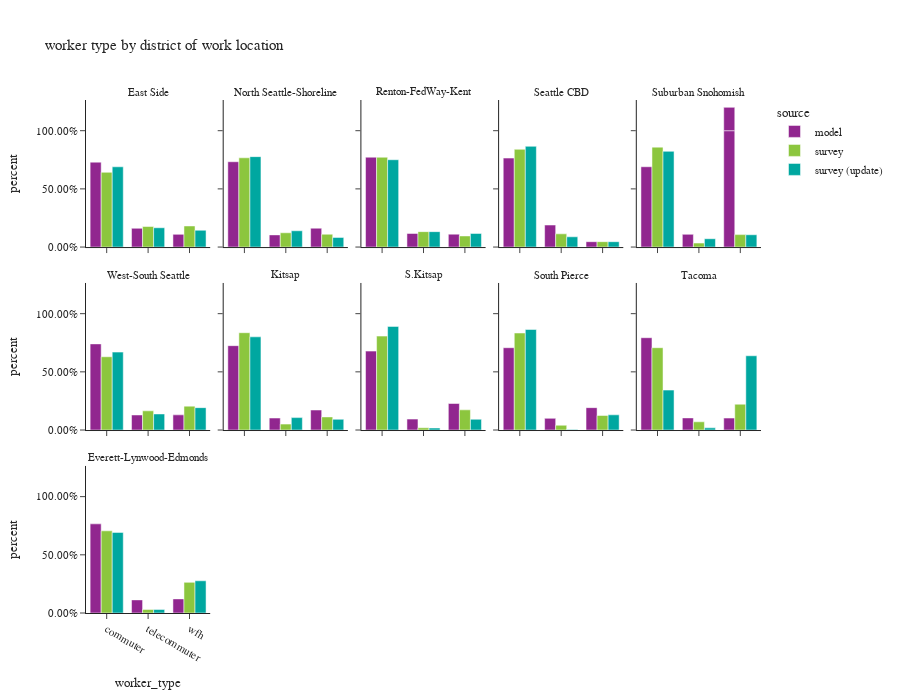

The cell this chart's notebook holds for it:
### Code cell
df_worker_count = workers.groupby(['source','CountyName_work','district_name_work','worker_type'])['pdexpfac']. \
    sum().reset_index()
df_worker_count['percent'] = df_worker_count.groupby(['source','CountyName_work','district_name_work'], group_keys=False)['pdexpfac']. \
    apply(lambda x: x / float(x.sum()))

df_worker_count_ct = workers.groupby(['source','CountyName_work','district_name_work','worker_type'])['pdexpfac'].count().reset_index(). \
    rename(columns={'pdexpfac':'sample count'})
df_worker_count = df_worker_count.merge(df_worker_count_ct, on=['source','CountyName_work','district_name_work','worker_type']). \
    rename(columns={'pdexpfac':'total count'})

fig = px.bar(df_worker_count.sort_values(by=['source','CountyName_work','district_name_work']), x='worker_type', y="percent",
             facet_col="district_name_work",facet_col_wrap=5,color="source",
             barmode="group",hover_data=['sample count','total count'],
             title="worker type by district of work location")
fig.for_each_annotation(lambda a: a.update(text = a.text.split("=")[-1]))
fig.update_layout(height=700, width=900, font=dict(size=11))
fig.for_each_yaxis(lambda a: a.update(tickformat = ".2%"))
fig.update_xaxes(categoryorder='array', categoryarray= ['commuter','telecommuter','wfh'])
fig.show()

### Figure 1 — Plotly figure (JSON) as saved in the notebook; plotly's stock layout.template omitted (floating-point values rounded to 4 significant figures)
{"data": [{"alignmentgroup": "True", "customdata": [[304300.0, 304300.0], [67230.0, 67230.0], [45510.0, 45510.0]], "hovertemplate": "source=model<br>district_name_work=East Side<br>worker_type=%{x}<br>percent=%{y}<br>sample count=%{customdata[0]}<br>total count=%{customdata[1]}<extra></extra>", "legendgroup": "model", "marker": {"color": "#91268F", "pattern": {"shape": ""}}, "name": "model", "offsetgroup": "model", "orientation": "v", "showlegend": true, "textposition": "auto", "type": "bar", "x": ["commuter", "telecommuter", "wfh"], "xaxis": "x11", "y": [0.7297, 0.1612, 0.1091], "yaxis": "y11"}, {"alignmentgroup": "True", "customdata": [[115200.0, 115200.0], [16430.0, 16430.0], [25480.0, 25480.0]], "hovertemplate": "source=model<br>district_name_work=North Seattle-Shoreline<br>worker_type=%{x}<br>percent=%{y}<br>sample count=%{customdata[0]}<br>total count=%{customdata[1]}<extra></extra>", "legendgroup": "model", "marker": {"color": "#91268F", "pattern": {"shape": ""}}, "name": "model", "offsetgroup": "model", "orientation": "v", "showlegend": false, "textposition": "auto", "type": "bar", "x": ["commuter", "telecommuter", "wfh"], "xaxis": "x12", "y": [0.7332, 0.1046, 0.1622], "yaxis": "y12"}, {"alignmentgroup": "True", "customdata": [[272500.0, 272500.0], [41230.0, 41230.0], [39150.0, 39150.0]], "hovertemplate": "source=model<br>district_name_work=Renton-FedWay-Kent<br>worker_type=%{x}<br>percent=%{y}<br>sample count=%{customdata[0]}<br>total count=%{customdata[1]}<extra></extra>", "legendgroup": "model", "marker": {"color": "#91268F", "pattern": {"shape": ""}}, "name": "model", "offsetgroup": "model", "orientation": "v", "showlegend": false, "textposition": "auto", "type": "bar", "x": ["commuter", "telecommuter", "wfh"], "xaxis": "x13", "y": [0.7722, 0.1168, 0.1109], "yaxis": "y13"}, {"alignmentgroup": "True", "customdata": [[278100.0, 278100.0], [68840.0, 68840.0], [16830.0, 16830.0]], "hovertemplate": "source=model<br>district_name_work=Seattle CBD<br>worker_type=%{x}<br>percent=%{y}<br>sample count=%{customdata[0]}<br>total count=%{customdata[1]}<extra></extra>", "legendgroup": "model", "marker": {"color": "#91268F", "pattern": {"shape": ""}}, "name": "model", "offsetgroup": "model", "orientation": "v", "showlegend": false, "textposition": "auto", "type": "bar", "x": ["commuter", "telecommuter", "wfh"], "xaxis": "x14", "y": [0.7645, 0.1892, 0.04625], "yaxis": "y14"}, {"alignmentgroup": "True", "customdata": [[3.0, 3.0], [120400.0, 120400.0], [19070.0, 19070.0], [34980.0, 34980.0]], "hovertemplate": "source=model<br>district_name_work=Suburban Snohomish<br>worker_type=%{x}<br>percent=%{y}<br>sample count=%{customdata[0]}<br>total count=%{customdata[1]}<extra></extra>", "legendgroup": "model", "marker": {"color": "#91268F", "pattern": {"shape": ""}}, "name": "model", "offsetgroup": "model", "orientation": "v", "showlegend": false, "textposition": "auto", "type": "bar", "x": ["wfh", "commuter", "telecommuter", "wfh"], "xaxis": "x15", "y": [1.0, 0.6901, 0.1093, 0.2006], "yaxis": "y15"}, {"alignmentgroup": "True", "customdata": [[103500.0, 103500.0], [18090.0, 18090.0], [18220.0, 18220.0]], "hovertemplate": "source=model<br>district_name_work=West-South Seattle<br>worker_type=%{x}<br>percent=%{y}<br>sample count=%{customdata[0]}<br>total count=%{customdata[1]}<extra></extra>", "legendgroup": "model", "marker": {"color": "#91268F", "pattern": {"shape": ""}}, "name": "model", "offsetgroup": "model", "orientation": "v", "showlegend": false, "textposition": "auto", "type": "bar", "x": ["commuter", "telecommuter", "wfh"], "xaxis": "x6", "y": [0.7403, 0.1294, 0.1303], "yaxis": "y6"}, {"alignmentgroup": "True", "customdata": [[75450.0, 75450.0], [10720.0, 10720.0], [17900.0, 17900.0]], "hovertemplate": "source=model<br>district_name_work=Kitsap<br>worker_type=%{x}<br>percent=%{y}<br>sample count=%{customdata[0]}<br>total count=%{customdata[1]}<extra></extra>", "legendgroup": "model", "marker": {"color": "#91268F", "pattern": {"shape": ""}}, "name": "model", "offsetgroup": "model", "orientation": "v", "showlegend": false, "textposition": "auto", "type": "bar", "x": ["commuter", "telecommuter", "wfh"], "xaxis": "x7", "y": [0.725, 0.103, 0.172], "yaxis": "y7"}, {"alignmentgroup": "True", "customdata": [[15780.0, 15780.0], [2187.0, 2187.0], [5306.0, 5306.0]], "hovertemplate": "source=model<br>district_name_work=S.Kitsap<br>worker_type=%{x}<br>percent=%{y}<br>sample count=%{customdata[0]}<br>total count=%{customdata[1]}<extra></extra>", "legendgroup": "model", "marker": {"color": "#91268F", "pattern": {"shape": ""}}, "name": "model", "offsetgroup": "model", "orientation": "v", "showlegend": false, "textposition": "auto", "type": "bar", "x": ["commuter", "telecommuter", "wfh"], "xaxis": "x8", "y": [0.6781, 0.09396, 0.228], "yaxis": "y8"}, {"alignmentgroup": "True", "customdata": [[127200.0, 127200.0], [18060.0, 18060.0], [34600.0, 34600.0]], "hovertemplate": "source=model<br>district_name_work=South Pierce<br>worker_type=%{x}<br>percent=%{y}<br>sample count=%{customdata[0]}<br>total count=%{customdata[1]}<extra></extra>", "legendgroup": "model", "marker": {"color": "#91268F", "pattern": {"shape": ""}}, "name": "model", "offsetgroup": "model", "orientation": "v", "showlegend": false, "textposition": "auto", "type": "bar", "x": ["commuter", "telecommuter", "wfh"], "xaxis": "x9", "y": [0.7073, 0.1004, 0.1923], "yaxis": "y9"}, {"alignmentgroup": "True", "customdata": [[121200.0, 121200.0], [15890.0, 15890.0], [15680.0, 15680.0]], "hovertemplate": "source=model<br>district_name_work=Tacoma<br>worker_type=%{x}<br>percent=%{y}<br>sample count=%{customdata[0]}<br>total count=%{customdata[1]}<extra></extra>", "legendgroup": "model", "marker": {"color": "#91268F", "pattern": {"shape": ""}}, "name": "model", "offsetgroup": "model", "orientation": "v", "showlegend": false, "textposition": "auto", "type": "bar", "x": ["commuter", "telecommuter", "wfh"], "xaxis": "x10", "y": [0.7933, 0.104, 0.1027], "yaxis": "y10"}, {"alignmentgroup": "True", "customdata": [[124000.0, 124000.0], [18240.0, 18240.0], [19650.0, 19650.0]], "hovertemplate": "source=model<br>district_name_work=Everett-Lynwood-Edmonds<br>worker_type=%{x}<br>percent=%{y}<br>sample count=%{customdata[0]}<br>total count=%{customdata[1]}<extra></extra>", "legendgroup": "model", "marker": {"color": "#91268F", "pattern": {"shape": ""}}, "name": "model", "offsetgroup": "model", "orientation": "v", "showlegend": false, "textposition": "auto", "type": "bar", "x": ["commuter", "telecommuter", "wfh"], "xaxis": "x", "y": [0.766, 0.1126, 0.1214], "yaxis": "y"}, {"alignmentgroup": "True", "customdata": [[511.0, 195500.0], [258.0, 53710.0], [197.0, 55190.0]], "hovertemplate": "source=survey<br>district_name_work=East Side<br>worker_type=%{x}<br>percent=%{y}<br>sample count=%{customdata[0]}<br>total count=%{customdata[1]}<extra></extra>", "legendgroup": "survey", "marker": {"color": "#8CC63E", "pattern": {"shape": ""}}, "name": "survey", "offsetgroup": "survey", "orientation": "v", "showlegend": true, "textposition": "auto", "type": "bar", "x": ["commuter", "telecommuter", "wfh"], "xaxis": "x11", "y": [0.6423, 0.1764, 0.1813], "yaxis": "y11"}, {"alignmentgroup": "True", "customdata": [[201.0, 130300.0], [71.0, 20850.0], [110.0, 18720.0]], "hovertemplate": "source=survey<br>district_name_work=North Seattle-Shoreline<br>worker_type=%{x}<br>percent=%{y}<br>sample count=%{customdata[0]}<br>total count=%{customdata[1]}<extra></extra>", "legendgroup": "survey", "marker": {"color": "#8CC63E", "pattern": {"shape": ""}}, "name": "survey", "offsetgroup": "survey", "orientation": "v", "showlegend": false, "textposition": "auto", "type": "bar", "x": ["commuter", "telecommuter", "wfh"], "xaxis": "x12", "y": [0.767, 0.1228, 0.1102], "yaxis": "y12"}, {"alignmentgroup": "True", "customdata": [[467.0, 278700.0], [205.0, 47880.0], [161.0, 34500.0]], "hovertemplate": "source=survey<br>district_name_work=Renton-FedWay-Kent<br>worker_type=%{x}<br>percent=%{y}<br>sample count=%{customdata[0]}<br>total count=%{customdata[1]}<extra></extra>", "legendgroup": "survey", "marker": {"color": "#8CC63E", "pattern": {"shape": ""}}, "name": "survey", "offsetgroup": "survey", "orientation": "v", "showlegend": false, "textposition": "auto", "type": "bar", "x": ["commuter", "telecommuter", "wfh"], "xaxis": "x13", "y": [0.7719, 0.1326, 0.09554], "yaxis": "y13"}, {"alignmentgroup": "True", "customdata": [[111.0, 54130.0], [40.0, 7327.0], [26.0, 2986.0]], "hovertemplate": "source=survey<br>district_name_work=Seattle CBD<br>worker_type=%{x}<br>percent=%{y}<br>sample count=%{customdata[0]}<br>total count=%{customdata[1]}<extra></extra>", "legendgroup": "survey", "marker": {"color": "#8CC63E", "pattern": {"shape": ""}}, "name": "survey", "offsetgroup": "survey", "orientation": "v", "showlegend": false, "textposition": "auto", "type": "bar", "x": ["commuter", "telecommuter", "wfh"], "xaxis": "x14", "y": [0.84, 0.1137, 0.04634], "yaxis": "y14"}, {"alignmentgroup": "True", "customdata": [[199.0, 180500.0], [33.0, 7215.0], [48.0, 22490.0]], "hovertemplate": "source=survey<br>district_name_work=Suburban Snohomish<br>worker_type=%{x}<br>percent=%{y}<br>sample count=%{customdata[0]}<br>total count=%{customdata[1]}<extra></extra>", "legendgroup": "survey", "marker": {"color": "#8CC63E", "pattern": {"shape": ""}}, "name": "survey", "offsetgroup": "survey", "orientation": "v", "showlegend": false, "textposition": "auto", "type": "bar", "x": ["commuter", "telecommuter", "wfh"], "xaxis": "x15", "y": [0.8587, 0.03432, 0.107], "yaxis": "y15"}, {"alignmentgroup": "True", "customdata": [[149.0, 64530.0], [59.0, 16900.0], [79.0, 21050.0]], "hovertemplate": "source=survey<br>district_name_work=West-South Seattle<br>worker_type=%{x}<br>percent=%{y}<br>sample count=%{customdata[0]}<br>total count=%{customdata[1]}<extra></extra>", "legendgroup": "survey", "marker": {"color": "#8CC63E", "pattern": {"shape": ""}}, "name": "survey", "offsetgroup": "survey", "orientation": "v", "showlegend": false, "textposition": "auto", "type": "bar", "x": ["commuter", "telecommuter", "wfh"], "xaxis": "x6", "y": [0.6297, 0.1649, 0.2054], "yaxis": "y6"}, {"alignmentgroup": "True", "customdata": [[91.0, 77000.0], [18.0, 4687.0], [37.0, 10380.0]], "hovertemplate": "source=survey<br>district_name_work=Kitsap<br>worker_type=%{x}<br>percent=%{y}<br>sample count=%{customdata[0]}<br>total count=%{customdata[1]}<extra></extra>", "legendgroup": "survey", "marker": {"color": "#8CC63E", "pattern": {"shape": ""}}, "name": "survey", "offsetgroup": "survey", "orientation": "v", "showlegend": false, "textposition": "auto", "type": "bar", "x": ["commuter", "telecommuter", "wfh"], "xaxis": "x7", "y": [0.8363, 0.0509, 0.1128], "yaxis": "y7"}, {"alignmentgroup": "True", "customdata": [[42.0, 36780.0], [8.0, 881.4], [10.0, 7902.0]], "hovertemplate": "source=survey<br>district_name_work=S.Kitsap<br>worker_type=%{x}<br>percent=%{y}<br>sample count=%{customdata[0]}<br>total count=%{customdata[1]}<extra></extra>", "legendgroup": "survey", "marker": {"color": "#8CC63E", "pattern": {"shape": ""}}, "name": "survey", "offsetgroup": "survey", "orientation": "v", "showlegend": false, "textposition": "auto", "type": "bar", "x": ["commuter", "telecommuter", "wfh"], "xaxis": "x8", "y": [0.8072, 0.01935, 0.1734], "yaxis": "y8"}, {"alignmentgroup": "True", "customdata": [[104.0, 115100.0], [8.0, 5662.0], [45.0, 17280.0]], "hovertemplate": "source=survey<br>district_name_work=South Pierce<br>worker_type=%{x}<br>percent=%{y}<br>sample count=%{customdata[0]}<br>total count=%{customdata[1]}<extra></extra>", "legendgroup": "survey", "marker": {"color": "#8CC63E", "pattern": {"shape": ""}}, "name": "survey", "offsetgroup": "survey", "orientation": "v", "showlegend": false, "textposition": "auto", "type": "bar", "x": ["commuter", "telecommuter", "wfh"], "xaxis": "x9", "y": [0.8339, 0.041, 0.1251], "yaxis": "y9"}, {"alignmentgroup": "True", "customdata": [[23.0, 35660.0], [6.0, 3562.0], [8.0, 11180.0]], "hovertemplate": "source=survey<br>district_name_work=Tacoma<br>worker_type=%{x}<br>percent=%{y}<br>sample count=%{customdata[0]}<br>total count=%{customdata[1]}<extra></extra>", "legendgroup": "survey", "marker": {"color": "#8CC63E", "pattern": {"shape": ""}}, "name": "survey", "offsetgroup": "survey", "orientation": "v", "showlegend": false, "textposition": "auto", "type": "bar", "x": ["commuter", "telecommuter", "wfh"], "xaxis": "x10", "y": [0.7074, 0.07067, 0.2219], "yaxis": "y10"}, {"alignmentgroup": "True", "customdata": [[48.0, 42610.0], [9.0, 1846.0], [29.0, 15890.0]], "hovertemplate": "source=survey<br>district_name_work=Everett-Lynwood-Edmonds<br>worker_type=%{x}<br>percent=%{y}<br>sample count=%{customdata[0]}<br>total count=%{customdata[1]}<extra></extra>", "legendgroup": "survey", "marker": {"color": "#8CC63E", "pattern": {"shape": ""}}, "name": "survey", "offsetgroup": "survey", "orientation": "v", "showlegend": false, "textposition": "auto", "type": "bar", "x": ["commuter", "telecommuter", "wfh"], "xaxis": "x", "y": [0.7061, 0.0306, 0.2633], "yaxis": "y"}, {"alignmentgroup": "True", "customdata": [[544.0, 205200.0], [271.0, 49370.0], [201.0, 42970.0]], "hovertemplate": "source=survey (update)<br>district_name_work=East Side<br>worker_type=%{x}<br>percent=%{y}<br>sample count=%{customdata[0]}<br>total count=%{customdata[1]}<extra></extra>", "legendgroup": "survey (update)", "marker": {"color": "#00A7A0", "pattern": {"shape": ""}}, "name": "survey (update)", "offsetgroup": "survey (update)", "orientation": "v", "showlegend": true, "textposition": "auto", "type": "bar", "x": ["commuter", "telecommuter", "wfh"], "xaxis": "x11", "y": [0.6897, 0.1659, 0.1444], "yaxis": "y11"}, {"alignmentgroup": "True", "customdata": [[208.0, 125300.0], [69.0, 22570.0], [112.0, 13380.0]], "hovertemplate": "source=survey (update)<br>district_name_work=North Seattle-Shoreline<br>worker_type=%{x}<br>percent=%{y}<br>sample count=%{customdata[0]}<br>total count=%{customdata[1]}<extra></extra>", "legendgroup": "survey (update)", "marker": {"color": "#00A7A0", "pattern": {"shape": ""}}, "name": "survey (update)", "offsetgroup": "survey (update)", "orientation": "v", "showlegend": false, "textposition": "auto", "type": "bar", "x": ["commuter", "telecommuter", "wfh"], "xaxis": "x12", "y": [0.7771, 0.1399, 0.08296], "yaxis": "y12"}, {"alignmentgroup": "True", "customdata": [[492.0, 269000.0], [215.0, 47460.0], [165.0, 41970.0]], "hovertemplate": "source=survey (update)<br>district_name_work=Renton-FedWay-Kent<br>worker_type=%{x}<br>percent=%{y}<br>sample count=%{customdata[0]}<br>total count=%{customdata[1]}<extra></extra>", "legendgroup": "survey (update)", "marker": {"color": "#00A7A0", "pattern": {"shape": ""}}, "name": "survey (update)", "offsetgroup": "survey (update)", "orientation": "v", "showlegend": false, "textposition": "auto", "type": "bar", "x": ["commuter", "telecommuter", "wfh"], "xaxis": "x13", "y": [0.7505, 0.1324, 0.1171], "yaxis": "y13"}, {"alignmentgroup": "True", "customdata": [[118.0, 56800.0], [41.0, 5782.0], [29.0, 3025.0]], "hovertemplate": "source=survey (update)<br>district_name_work=Seattle CBD<br>worker_type=%{x}<br>percent=%{y}<br>sample count=%{customdata[0]}<br>total count=%{customdata[1]}<extra></extra>", "legendgroup": "survey (update)", "marker": {"color": "#00A7A0", "pattern": {"shape": ""}}, "name": "survey (update)", "offsetgroup": "survey (update)", "orientation": "v", "showlegend": false, "textposition": "auto", "type": "bar", "x": ["commuter", "telecommuter", "wfh"], "xaxis": "x14", "y": [0.8657, 0.08814, 0.04611], "yaxis": "y14"}, {"alignmentgroup": "True", "customdata": [[207.0, 185800.0], [35.0, 16180.0], [48.0, 23890.0]], "hovertemplate": "source=survey (update)<br>district_name_work=Suburban Snohomish<br>worker_type=%{x}<br>percent=%{y}<br>sample count=%{customdata[0]}<br>total count=%{customdata[1]}<extra></extra>", "legendgroup": "survey (update)", "marker": {"color": "#00A7A0", "pattern": {"shape": ""}}, "name": "survey (update)", "offsetgroup": "survey (update)", "orientation": "v", "showlegend": false, "textposition": "auto", "type": "bar", "x": ["commuter", "telecommuter", "wfh"], "xaxis": "x15", "y": [0.8226, 0.07162, 0.1058], "yaxis": "y15"}, {"alignmentgroup": "True", "customdata": [[160.0, 76580.0], [60.0, 15790.0], [85.0, 21990.0]], "hovertemplate": "source=survey (update)<br>district_name_work=West-South Seattle<br>worker_type=%{x}<br>percent=%{y}<br>sample count=%{customdata[0]}<br>total count=%{customdata[1]}<extra></extra>", "legendgroup": "survey (update)", "marker": {"color": "#00A7A0", "pattern": {"shape": ""}}, "name": "survey (update)", "offsetgroup": "survey (update)", "orientation": "v", "showlegend": false, "textposition": "auto", "type": "bar", "x": ["commuter", "telecommuter", "wfh"], "xaxis": "x6", "y": [0.6696, 0.1381, 0.1923], "yaxis": "y6"}, {"alignmentgroup": "True", "customdata": [[94.0, 67070.0], [18.0, 8945.0], [35.0, 7721.0]], "hovertemplate": "source=survey (update)<br>district_name_work=Kitsap<br>worker_type=%{x}<br>percent=%{y}<br>sample count=%{customdata[0]}<br>total count=%{customdata[1]}<extra></extra>", "legendgroup": "survey (update)", "marker": {"color": "#00A7A0", "pattern": {"shape": ""}}, "name": "survey (update)", "offsetgroup": "survey (update)", "orientation": "v", "showlegend": false, "textposition": "auto", "type": "bar", "x": ["commuter", "telecommuter", "wfh"], "xaxis": "x7", "y": [0.801, 0.1068, 0.09221], "yaxis": "y7"}, {"alignmentgroup": "True", "customdata": [[42.0, 44370.0], [8.0, 852.0], [10.0, 4599.0]], "hovertemplate": "source=survey (update)<br>district_name_work=S.Kitsap<br>worker_type=%{x}<br>percent=%{y}<br>sample count=%{customdata[0]}<br>total count=%{customdata[1]}<extra></extra>", "legendgroup": "survey (update)", "marker": {"color": "#00A7A0", "pattern": {"shape": ""}}, "name": "survey (update)", "offsetgroup": "survey (update)", "orientation": "v", "showlegend": false, "textposition": "auto", "type": "bar", "x": ["commuter", "telecommuter", "wfh"], "xaxis": "x8", "y": [0.8906, 0.0171, 0.09232], "yaxis": "y8"}, {"alignmentgroup": "True", "customdata": [[113.0, 133600.0], [8.0, 812.8], [46.0, 20200.0]], "hovertemplate": "source=survey (update)<br>district_name_work=South Pierce<br>worker_type=%{x}<br>percent=%{y}<br>sample count=%{customdata[0]}<br>total count=%{customdata[1]}<extra></extra>", "legendgroup": "survey (update)", "marker": {"color": "#00A7A0", "pattern": {"shape": ""}}, "name": "survey (update)", "offsetgroup": "survey (update)", "orientation": "v", "showlegend": false, "textposition": "auto", "type": "bar", "x": ["commuter", "telecommuter", "wfh"], "xaxis": "x9", "y": [0.8641, 0.005257, 0.1307], "yaxis": "y9"}, {"alignmentgroup": "True", "customdata": [[27.0, 9459.0], [6.0, 514.4], [9.0, 17590.0]], "hovertemplate": "source=survey (update)<br>district_name_work=Tacoma<br>worker_type=%{x}<br>percent=%{y}<br>sample count=%{customdata[0]}<br>total count=%{customdata[1]}<extra></extra>", "legendgroup": "survey (update)", "marker": {"color": "#00A7A0", "pattern": {"shape": ""}}, "name": "survey (update)", "offsetgroup": "survey (update)", "orientation": "v", "showlegend": false, "textposition": "auto", "type": "bar", "x": ["commuter", "telecommuter", "wfh"], "xaxis": "x10", "y": [0.3432, 0.01866, 0.6382], "yaxis": "y10"}, {"alignmentgroup": "True", "customdata": [[50.0, 38510.0], [11.0, 1700.0], [29.0, 15390.0]], "hovertemplate": "source=survey (update)<br>district_name_work=Everett-Lynwood-Edmonds<br>worker_type=%{x}<br>percent=%{y}<br>sample count=%{customdata[0]}<br>total count=%{customdata[1]}<extra></extra>", "legendgroup": "survey (update)", "marker": {"color": "#00A7A0", "pattern": {"shape": ""}}, "name": "survey (update)", "offsetgroup": "survey (update)", "orientation": "v", "showlegend": false, "textposition": "auto", "type": "bar", "x": ["commuter", "telecommuter", "wfh"], "xaxis": "x", "y": [0.6926, 0.03058, 0.2768], "yaxis": "y"}], "layout": {"annotations": [{"font": {}, "showarrow": false, "text": "Everett-Lynwood-Edmonds", "x": 0.092, "xanchor": "center", "xref": "paper", "y": 0.2867, "yanchor": "bottom", "yref": "paper"}, {"font": {}, "showarrow": false, "text": "West-South Seattle", "x": 0.092, "xanchor": "center", "xref": "paper", "y": 0.6433, "yanchor": "bottom", "yref": "paper"}, {"font": {}, "showarrow": false, "text": "Kitsap", "x": 0.296, "xanchor": "center", "xref": "paper", "y": 0.6433, "yanchor": "bottom", "yref": "paper"}, {"font": {}, "showarrow": false, "text": "S.Kitsap", "x": 0.5, "xanchor": "center", "xref": "paper", "y": 0.6433, "yanchor": "bottom", "yref": "paper"}, {"font": {}, "showarrow": false, "text": "South Pierce", "x": 0.704, "xanchor": "center", "xref": "paper", "y": 0.6433, "yanchor": "bottom", "yref": "paper"}, {"font": {}, "showarrow": false, "text": "Tacoma", "x": 0.908, "xanchor": "center", "xref": "paper", "y": 0.6433, "yanchor": "bottom", "yref": "paper"}, {"font": {}, "showarrow": false, "text": "East Side", "x": 0.092, "xanchor": "center", "xref": "paper", "y": 1.0, "yanchor": "bottom", "yref": "paper"}, {"font": {}, "showarrow": false, "text": "North Seattle-Shoreline", "x": 0.296, "xanchor": "center", "xref": "paper", "y": 1.0, "yanchor": "bottom", "yref": "paper"}, {"font": {}, "showarrow": false, "text": "Renton-FedWay-Kent", "x": 0.5, "xanchor": "center", "xref": "paper", "y": 1.0, "yanchor": "bottom", "yref": "paper"}, {"font": {}, "showarrow": false, "text": "Seattle CBD", "x": 0.704, "xanchor": "center", "xref": "paper", "y": 1.0, "yanchor": "bottom", "yref": "paper"}, {"font": {}, "showarrow": false, "text": "Suburban Snohomish", "x": 0.908, "xanchor": "center", "xref": "paper", "y": 1.0, "yanchor": "bottom", "yref": "paper"}], "barmode": "group", "font": {"size": 11}, "height": 700, "legend": {"title": {"text": "source"}, "tracegroupgap": 0}, "title": {"text": "worker type by district of work location"}, "width": 900, "xaxis": {"anchor": "y", "categoryarray": ["commuter", "telecommuter", "wfh"], "categoryorder": "array", "domain": [0.0, 0.184], "title": {"text": "worker_type"}}, "xaxis10": {"anchor": "y10", "categoryarray": ["commuter", "telecommuter", "wfh"], "categoryorder": "array", "domain": [0.816, 1.0], "matches": "x", "showticklabels": false}, "xaxis11": {"anchor": "y11", "categoryarray": ["commuter", "telecommuter", "wfh"], "categoryorder": "array", "domain": [0.0, 0.184], "matches": "x", "showticklabels": false}, "xaxis12": {"anchor": "y12", "categoryarray": ["commuter", "telecommuter", "wfh"], "categoryorder": "array", "domain": [0.204, 0.388], "matches": "x", "showticklabels": false}, "xaxis13": {"anchor": "y13", "categoryarray": ["commuter", "telecommuter", "wfh"], "categoryorder": "array", "domain": [0.408, 0.592], "matches": "x", "showticklabels": false}, "xaxis14": {"anchor": "y14", "categoryarray": ["commuter", "telecommuter", "wfh"], "categoryorder": "array", "domain": [0.612, 0.796], "matches": "x", "showticklabels": false}, "xaxis15": {"anchor": "y15", "categoryarray": ["commuter", "telecommuter", "wfh"], "categoryorder": "array", "domain": [0.816, 1.0], "matches": "x", "showticklabels": false}, "xaxis2": {"anchor": "y2", "categoryarray": ["commuter", "telecommuter", "wfh"], "categoryorder": "array", "domain": [0.204, 0.388], "matches": "x", "title": {"text": "worker_type"}}, "xaxis3": {"anchor": "y3", "categoryarray": ["commuter", "telecommuter", "wfh"], "categoryorder": "array", "domain": [0.408, 0.592], "matches": "x", "title": {"text": "worker_type"}}, "xaxis4": {"anchor": "y4", "categoryarray": ["commuter", "telecommuter", "wfh"], "categoryorder": "array", "domain": [0.612, 0.796], "matches": "x", "title": {"text": "worker_type"}}, "xaxis5": {"anchor": "y5", "categoryarray": ["commuter", "telecommuter", "wfh"], "categoryorder": "array", "domain": [0.816, 1.0], "matches": "x", "title": {"text": "worker_type"}}, "xaxis6": {"anchor": "y6", "categoryarray": ["commuter", "telecommuter", "wfh"], "categoryorder": "array", "domain": [0.0, 0.184], "matches": "x", "showticklabels": false}, "xaxis7": {"anchor": "y7", "categoryarray": ["commuter", "telecommuter", "wfh"], "categoryorder": "array", "domain": [0.204, 0.388], "matches": "x", "showticklabels": false}, "xaxis8": {"anchor": "y8", "categoryarray": ["commuter", "telecommuter", "wfh"], "categoryorder": "array", "domain": [0.408, 0.592], "matches": "x", "showticklabels": false}, "xaxis9": {"anchor": "y9", "categoryarray": ["commuter", "telecommuter", "wfh"], "categoryorder": "array", "domain": [0.612, 0.796], "matches": "x", "showticklabels": false}, "yaxis": {"anchor": "x", "domain": [0.0, 0.2867], "tickformat": ".2%", "title": {"text": "percent"}}, "yaxis10": {"anchor": "x10", "domain": [0.3567, 0.6433], "matches": "y", "showticklabels": false, "tickformat": ".2%"}, "yaxis11": {"anchor": "x11", "domain": [0.7133, 1.0], "matches": "y", "tickformat": ".2%", "title": {"text": "percent"}}, "yaxis12": {"anchor": "x12", "domain": [0.7133, 1.0], "matches": "y", "showticklabels": false, "tickformat": ".2%"}, "yaxis13": {"anchor": "x13", "domain": [0.7133, 1.0], "matches": "y", "showticklabels": false, "tickformat": ".2%"}, "yaxis14": {"anchor": "x14", "domain": [0.7133, 1.0], "matches": "y", "showticklabels": false, "tickformat": ".2%"}, "yaxis15": {"anchor": "x15", "domain": [0.7133, 1.0], "matches": "y", "showticklabels": false, "tickformat": ".2%"}, "yaxis2": {"anchor": "x2", "domain": [0.0, 0.2867], "matches": "y", "showticklabels": false, "tickformat": ".2%"}, "yaxis3": {"anchor": "x3", "domain": [0.0, 0.2867], "matches": "y", "showticklabels": false, "tickformat": ".2%"}, "yaxis4": {"anchor": "x4", "domain": [0.0, 0.2867], "matches": "y", "showticklabels": false, "tickformat": ".2%"}, "yaxis5": {"anchor": "x5", "domain": [0.0, 0.2867], "matches": "y", "showticklabels": false, "tickformat": ".2%"}, "yaxis6": {"anchor": "x6", "domain": [0.3567, 0.6433], "matches": "y", "tickformat": ".2%", "title": {"text": "percent"}}, "yaxis7": {"anchor": "x7", "domain": [0.3567, 0.6433], "matches": "y", "showticklabels": false, "tickformat": ".2%"}, "yaxis8": {"anchor": "x8", "domain": [0.3567, 0.6433], "matches": "y", "showticklabels": false, "tickformat": ".2%"}, "yaxis9": {"anchor": "x9", "domain": [0.3567, 0.6433], "matches": "y", "showticklabels": false, "tickformat": ".2%"}}}
